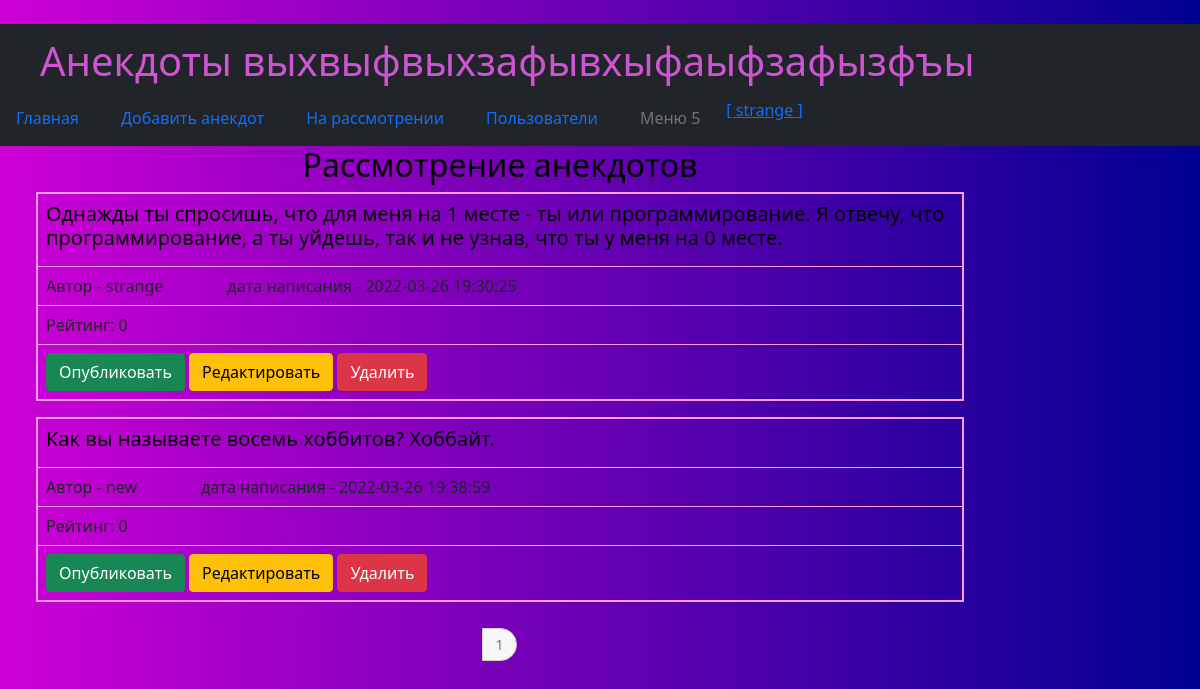
The page /moder_bid (signed in) on the database its author committed.
### data/users.py (models this page shows, shortened)
class User(SqlAlchemyBase, UserMixin, SerializerMixin):
    __tablename__ = 'users'
    id = sqlalchemy.Column(sqlalchemy.Integer, primary_key=True, autoincrement=True)
    nickname = sqlalchemy.Column(sqlalchemy.String, nullable=True)
    email = sqlalchemy.Column(sqlalchemy.String, index=True, unique=True, nullable=True)
    hashed_password = sqlalchemy.Column(sqlalchemy.String, nullable=True)
    rating = sqlalchemy.Column(sqlalchemy.Integer, nullable=True)
    dislikes = sqlalchemy.Column(sqlalchemy.Integer, nullable=True)
    role = sqlalchemy.Column(sqlalchemy.String, nullable=True)
    banned = sqlalchemy.Column(sqlalchemy.Boolean, nullable=True, default=False)
    anecdots = orm.relation("Anecdote", back_populates='user')

### data/bid.py (models this page shows)
class Bid(SqlAlchemyBase, SerializerMixin):
    __tablename__ = 'bid'
    id = sqlalchemy.Column(sqlalchemy.Integer, primary_key=True, autoincrement=True)
    anecdote = sqlalchemy.Column(sqlalchemy.String, nullable=True)
    date = sqlalchemy.Column(sqlalchemy.String, nullable=True)
    author = sqlalchemy.Column(sqlalchemy.Integer, sqlalchemy.ForeignKey("users.id"))
    rating = sqlalchemy.Column(sqlalchemy.Integer, nullable=True)
    user = orm.relation('User')

### main.py (the view)
@app.route('/moder_bid', methods=['GET'])
@app.route('/moder_bid/<int:num>', methods=['GET'])
@login_required
def moder_bid(num=0):
    if not(current_user.role == 'moder' or current_user.role == 'admin'):
        return redirect('/index')
    moder_anecdots = g.db_sess.query(Bid)
    count = moder_anecdots.count()
    lenght = count // 3 + (1 if count % 3 else 0)
    if lenght <= 7:
        pages = range(1, lenght + 1)
    else:
        pages = [1]
        pages += [num - 2, num - 1, num, num + 1, num + 2]
        pages += [lenght]
    return render_template("moder_index.html", anecdots=moder_anecdots[num * 3:(num + 1) * 3], current=num, pages=pages)

### data/db_session.py (called while the page is built)
def create_session() -> Session:
    global __factory
    return __factory()

### main.py (called while the page is built)
@app.before_request
def before_request():
    g.db_sess = db_session.create_session()

@app.teardown_request
def teardown_request(teardown):
    g.db_sess.close()

@login_manager.user_loader
def load_user(user_id):
    return g.db_sess.query(User).get(user_id)

### templates/moder_index.html (shortened to what this page needs)
{% extends "base.html" %}
{% block content %}
<h2 align="center" xmlns:border="http://www.w3.org/1999/xhtml" >Рассмотрение анекдотов</h2>
<div class="container-fluid">
    {% for item in anecdots %}
    <table class="table table-bordered">
        <tr>
            <td><h5>{{item.anecdote}}</h5></td>
        </tr>
        <tr>
            <td><a>Автор - {{item.user.nickname}}</a><a>&emsp;&emsp;&emsp;&emsp;дата написания - {{item.date}}</a></td>
        </tr>
        <tr><td>Рейтинг: {{item.rating}}</td></tr>
        {% if current_user.is_authenticated and (current_user.role == 'moder' or current_user.role == 'admin') %}
            <td>
                <a href="/post_bid/{{ item.id }}" class="btn btn-success">
                    Опубликовать
                </a>
                <a href="/edit_bid/{{ item.id }}" class="btn btn-warning">
                    Редактировать
                </a>
                <a href="/delete_bid/{{ item.id }}" class="btn btn-danger">
                    Удалить
                </a>
            </td>
            {% endif %}
    </table>
    {% endfor %}
        <div align="center">
    <ul class="danuas voduv-peksaucub" >
        {% for i in pages %}
        {% if i == current + 1 %}
            <li><a class="nav-link disabled" href="/moder_bid/{{ i-1 }}">{{ i }}</a></li>
        {% else %}
            <li><a class="nav-link active" href="/moder_bid/{{ i-1 }}">{{ i }}</a></li>
        {% endif %}
        {%endfor %}
</ul><br>
</div>
</div>
{% endblock %}

### templates/base.html (shortened to what this page needs)
﻿<!DOCTYPE html>
<html lang="ru">
<head>
    <link href="https://cdn.jsdelivr.net/npm/bootstrap@5.1.3/dist/css/bootstrap.min.css" rel="stylesheet"
>
    <link rel="stylesheet" type="text/css" href="/static/css/style.css">
    <div class="navbar bg-dark">
        <div class="navbar-brand"><h1>Анекдоты выхвыфвыхзафывхыфаыфзафызфъы</h1></div>
        <ul class="nav">
            <il class="nav-item"><a class="nav-link active" href="/index/0">Главная</a></il>
            {% if current_user.is_authenticated %}
            {% if current_user.banned == False %}
            <il class="nav-item"><a class="nav-link active" href="/add_anecdote">Добавить анекдот</a></il>
            {% endif %}
            {% if current_user.id == 1 %}
            <il class="nav-item"><a class="nav-link active" href="/moder_bid">На рассмотрении</a></il>
            <il class="nav-item"><a class="nav-link active" href="/users">Пользователи</a></il>
            <il class="nav-item"><a class="nav-link disabled" href="#5">Меню 5</a></il>
            {% endif %}
            {% endif %}
            {% if current_user.is_authenticated %}
            <a class="nav-item" style="padding-right: 40px" href="/logout">[ {{ current_user.nickname }} ]</a>
            {% else %}
            <div>
                <a class="btn btn-primary " href="/register">Зарегистрироваться</a>
                <a class="btn btn-success" style="padding-right: 40px" href="/login">Войти</a>
            </div>
            {% endif %}
        </ul>
    </div>
</head>
<body>
<div class="container-fluid">
    <div class="row">
        <div class="col-md-10 main-block">{% block content %}  {% endblock %}</div>
        <div class="col-md-2 left-block">{% block right %}  {% endblock %}</div>
    </div>
</div>
</body>
</html>

### static/css/style.css (style rules this page uses)
h2 { color: #000000; text-align: center; }
h5 { color: #000000 }
.main-block { height: 100vh; }
body, html { width: 100vw; height: 100vh; background: linear-gradient(to right, #ce00d6, #000091); }
.nav-item { padding-left: 0px; padding-right: 10px; }
.table-bordered { border: 2px solid #ff9aff; }
* { box-sizing: border-box; }
.danuas { list-style: none; display: inline-block; padding: 0; margin-top: 10px; }
.danuas li { display: inline; text-align: center; }
.danuas a { float: left; display: block; font-size: 14px; text-decoration: none; padding: 5px 12px; color: #fbf8f8; margin-left: -1px; border: 1px solid transparent; line-height: 1.5; }
.voduv-peksaucub li:first-child a { -moz-border-radius: 50px 0 0 50px; -webkit-border-radius: 50px; border-radius: 50px 0 0 50px; }
.voduv-peksaucub li:last-child a { -moz-border-radius: 0 50px 50px 0; -webkit-border-radius: 0; border-radius: 0 50px 50px 0; }
.voduv-peksaucub a { border-color: #cecece; color: #929191; background: #f7f6f6; }

### rows shown on the page
User: nickname "strange"
Bid: anecdote "Однажды ты спросишь, что для меня на 1 месте - ты или программирование. Я отвечу, что программирование, а ты уйдешь, так и не узнав, что ты у меня на 0 месте.", user.nickname "strange", date "2022-03-26 19:30:25", rating "0"
Bid: anecdote "Как вы называете восемь хоббитов? Хоббайт.", user.nickname "new", date "2022-03-26 19:38:59", rating "0"

### other values the page prints
{{ i }} "1"
